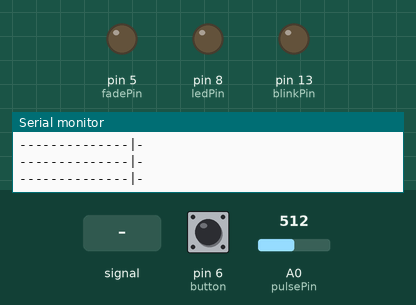
Bench run of a sketch on a simulated Arduino Uno, built with avr-gcc and run on an emulated ATmega328P. Parts: output pins drawn as LEDs (lit = HIGH), the last lines printed to the serial monitor. Dashed ring = blinking. The test bench sets the inputs (shaded band); at power-on: A0 (pulsePin) = 512, pin 6 (button) LOW.

Above: at 1.2 s.
1.3 s: A0 (pulsePin) fed a 200 Hz sine of ±255 counts around its level
At 2.29 s:
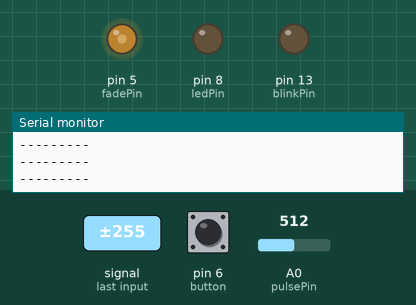
4.3 s: A0 (pulsePin) set to 716
At 5.2 s:
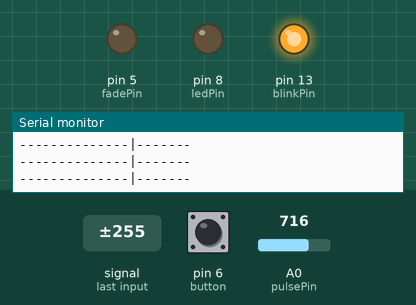
6.2 s: pin 6 (button) pulled HIGH for 0.15 s
At 6.5 s:
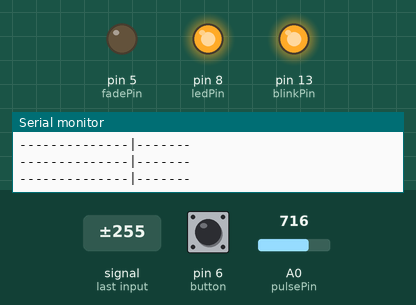
7.8 s: A0 (pulsePin) fed a 2 Hz sine of ±306 counts around its level
At 10.51 s:
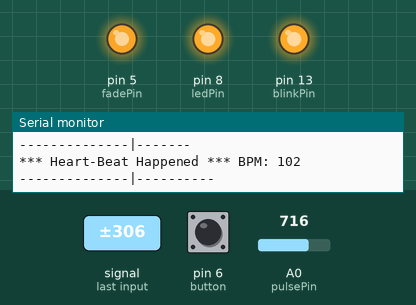
10.8 s: A0 (pulsePin) fed a 50 Hz sine of ±306 counts around its level
At 12.37 s:
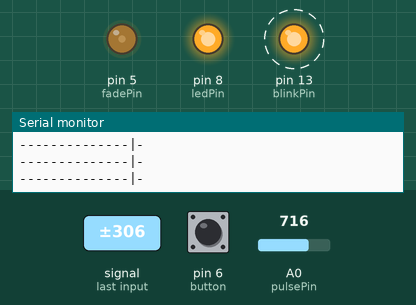
13.8 s: A0 (pulsePin) set to 726
At 14.15 s:
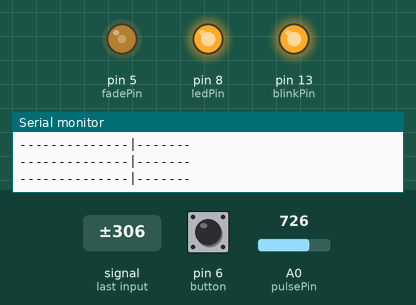
Timing chart, 0 to 16.7 s (numbered marks = the images above; inputs shaded):
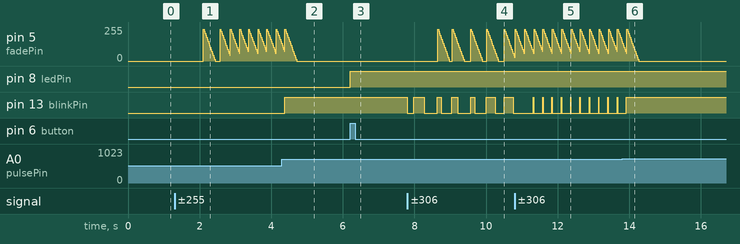

The sketch:

HeartEmergencyKit.ino
```cpp
/*  Pulse Sensor Amped 1.4    by Joel Murphy and Yury Gitman   http://www.pulsesensor.com

  ----------------------  Notes ----------------------  ----------------------
  This code:
  1) Blinks an LED to User's Live Heartbeat   PIN 13
  2) Fades an LED to User's Live HeartBeat
  3) Determines BPM
  4) Prints All of the Above to Serial

  Read Me:
  https://github.com/WorldFamousElectronics/PulseSensor_Amped_Arduino/blob/master/README.md
  ----------------------       ----------------------  ----------------------
*/

#include <SoftwareSerial.h>

//  Variables
int pulsePin = 0;                 // Pulse Sensor purple wire connected to analog pin 0
int blinkPin = 13;                // pin to blink led at each beat
int fadePin = 5;                  // pin to do fancy classy fading blink at each beat
int fadeRate = 0;                 // used to fade LED on with PWM on fadePin
int button = 6;
boolean pressed = false;
int ledPin = 8;

int bluetoothTx = 10;
int bluetoothRx = 11;
boolean wearing = false;
boolean emergency_low = false;
boolean emergency_high = false;


// Volatile Variables, used in the interrupt service routine!
volatile int BPM;                   // int that holds raw Analog in 0. updated every 2mS
volatile int Signal;                // holdsthe incoming raw data
volatile int IPI = 600;             // int that holds the time interval between beats! Must be seeded!
volatile boolean Pulse = false;     // "True" when User's live heartbeat is detected. "False" when not a "live beat".
volatile boolean QS = false;        // becomes true when Arduino finds a beat.

// Regards Serial OutPut  -- Set This Up to your needs
static boolean serialVisual = true;   // Set to 'false' by Default.  Re-set to 'true' to see Arduino Serial Monitor ASCII Visual Pulse

SoftwareSerial bluetooth(bluetoothTx, bluetoothRx);

void setup() {
  pinMode(blinkPin, OUTPUT);        // pin that will blink to your heartbeat!
  pinMode(fadePin, OUTPUT);         // pin that will fade to your heartbeat!
  pinMode(button, INPUT);
  pinMode(ledPin, OUTPUT);

  Serial.begin(115200);             // we agree to talk fast!
  bluetooth.begin(115200);
  interruptSetup();                 // sets up to read Pulse Sensor signal every 2mS
  // IF YOU ARE POWERING The Pulse Sensor AT VOLTAGE LESS THAN THE BOARD VOLTAGE,
  // UN-COMMENT THE NEXT LINE AND APPLY THAT VOLTAGE TO THE A-REF PIN
  //   analogReference(EXTERNAL);
}


//  Where the Magic Happens
void loop() {

  serialOutput() ;

  if (QS == true) {    // A Heartbeat Was Found
    // BPM and IPI have been Determined
    // Quantified Self "QS" true when arduino finds a heartbeat
    fadeRate = 255;         // Makes the LED Fade Effect Happen
    // Set 'fadeRate' Variable to 255 to fade LED with pulse
    serialOutputWhenBeatHappens();   // A Beat Happened, Output that to serial.
    QS = false;                      // reset the Quantified Self flag for next time
  }


  ledFadeToBeat();                      // Makes the LED Fade Effect Happen'

  // Detect touchbutton pressed.
  if (digitalRead(button) == HIGH) {
    if (!pressed) {
      if (wearing == true) {
        wearing = false;
        digitalWrite(ledPin, LOW);

      } else if (wearing == false) {
        wearing = true;
        digitalWrite(ledPin, HIGH);

      }
      pressed = true;
    }
  } else if (digitalRead(button) == LOW && pressed == true) {
    pressed = false;

  }
  checkEmergency();
  delay(20);                             //  take a break
}


void ledFadeToBeat() {
  fadeRate -= 15;                         //  set LED fade value
  fadeRate = constrain(fadeRate, 0, 255); //  keep LED fade value from going into negative numbers!
  analogWrite(fadePin, fadeRate);         //  fade LED
}
```

AllSerialHandling.ino
```cpp
//////////
/////////  All Serial Handling Code,
/////////  It's Changeable with the 'serialVisual' variable
/////////  Set it to 'true' or 'false' when it's declared at start of code.
/////////

void serialOutput() {  // Decide How To Output Serial.
  if (serialVisual == true) {
    arduinoSerialMonitorVisual('-', Signal);   // goes to function that makes Serial Monitor Visualizer
  } else {
    sendDataToSerial('S', Signal);     // goes to sendDataToSerial function
  }
}


//  Decides How To OutPut BPM and IPI Data
void serialOutputWhenBeatHappens() {
  if (serialVisual == true) {           //  Code to Make the Serial Monitor Visualizer Work
    Serial.print("*** Heart-Beat Happened *** ");  //ASCII Art Madness
    Serial.print("BPM: ");
    Serial.print(BPM);
    Serial.print("  ");
  } else {
    sendDataToSerial('B', BPM);  // send heart rate with a 'B' prefix
    sendDataToSerial('Q', IPI);  // send time between beats with a 'Q' prefix
  }
  sendBluetoothData('B', BPM);

}


//  Sends Data to Pulse Sensor Processing App, Native Mac App, or Third-party Serial Readers.
void sendDataToSerial(char symbol, int data ) {
  Serial.print(symbol);

  Serial.println(data);
}

//  Sends Data to Pulse Sensor Processing App, Native Mac App, or Third-party Serial Readers.
void sendBluetoothData(char symbol, int data ) {
  bluetooth.print(symbol);

  bluetooth.print(data);
  bluetooth.print('#');
}


//  Code to Make the Serial Monitor Visualizer Work
void arduinoSerialMonitorVisual(char symbol, int data ) {
  const int sensorMin = 0;      // sensor minimum, discovered through experiment
  const int sensorMax = 1024;    // sensor maximum, discovered through experiment

  int sensorReading = data;
  // map the sensor range to a range of 12 options:
  int range = map(sensorReading, sensorMin, sensorMax, 0, 11);

  // do something different depending on the
  // range value:
  switch (range) {
    case 0:
      Serial.println("");     /////ASCII Art Madness
      break;
    case 1:
      Serial.println("---");
      break;
    case 2:
      Serial.println("------");
      break;
    case 3:
      Serial.println("---------");
      break;
    case 4:
      Serial.println("------------");
      break;
    case 5:
      Serial.println("--------------|-");
      break;
    case 6:
      Serial.println("--------------|---");
      break;
    case 7:
      Serial.println("--------------|-------");
      break;
    case 8:
      Serial.println("--------------|----------");
      break;
    case 9:
      Serial.println("--------------|----------------");
      break;
    case 10:
      Serial.println("--------------|-------------------");
      break;
    case 11:
      Serial.println("--------------|-----------------------");
      break;

  }
}
```

EmergencyHandling.ino
```cpp
//////////
/////////  All Emergency Handling Code
/////////

int LOWER_THRESHOLD = 40;
int UPPER_THRESHOLD = 120;

void checkEmergency() {
  if (wearing) {
    if (BPM < LOWER_THRESHOLD && emergency_low == false) {
      emergency_low = true;
      sendBluetoothData('L', BPM );
    }
    else if (BPM > UPPER_THRESHOLD && emergency_high == false) {
      emergency_high = true;
      sendBluetoothData('H', BPM );
    }
    else if (BPM >= LOWER_THRESHOLD && emergency_low == true) {
      emergency_low = false;
      sendBluetoothData('X', BPM );
    }
    else if (BPM <= UPPER_THRESHOLD && emergency_high == true) {
      emergency_high = false;
      sendBluetoothData('Y', BPM );
    }
  }
}
```

Interrupt.ino
```cpp
int seed = 700;

volatile int rate[10];                    // array to hold last ten IPI values
volatile unsigned long sampleCounter = 0;          // used to determine pulse timing
volatile unsigned long lastBeatTime = 0;           // used to find IPI
volatile int P = seed;                     // used to find peak in pulse wave, seeded
volatile int T = seed;                     // used to find trough in pulse wave, seeded
volatile int thresh = seed;                // used to find instant moment of heart beat, seeded
volatile int amp = 100;                   // used to hold amplitude of pulse waveform, seeded
volatile boolean firstBeat = true;        // used to seed rate array so we startup with reasonable BPM
volatile boolean secondBeat = false;      // used to seed rate array so we startup with reasonable BPM


void interruptSetup() {
  // Initializes Timer2 to throw an interrupt every 2mS.
  TCCR2A = 0x02;     // DISABLE PWM ON DIGITAL PINS 3 AND 11, AND GO INTO CTC MODE
  TCCR2B = 0x06;     // DON'T FORCE COMPARE, 256 PRESCALER
  OCR2A = 0X7C;      // SET THE TOP OF THE COUNT TO 124 FOR 500Hz SAMPLE RATE
  TIMSK2 = 0x02;     // ENABLE INTERRUPT ON MATCH BETWEEN TIMER2 AND OCR2A
  sei();             // MAKE SURE GLOBAL INTERRUPTS ARE ENABLED
}


// THIS IS THE TIMER 2 INTERRUPT SERVICE ROUTINE.
// Timer 2 makes sure that we take a reading every 2 miliseconds
ISR(TIMER2_COMPA_vect) {                        // triggered when Timer2 counts to 124
  cli();                                      // disable interrupts while we do this
  Signal = analogRead(pulsePin);              // read the Pulse Sensor
  sampleCounter += 2;                         // keep track of the time in mS with this variable
  int N = sampleCounter - lastBeatTime;       // monitor the time since the last beat to avoid noise

  //  find the peak and trough of the pulse wave
  if (Signal < thresh && N > (IPI / 5) * 3) { // avoid dichrotic noise by waiting 3/5 of last IPI
    if (Signal < T) {                       // T is the trough
      T = Signal;                         // keep track of lowest point in pulse wave
    }
  }

  if (Signal > thresh && Signal > P) {        // thresh condition helps avoid noise
    P = Signal;                             // P is the peak
  }                                        // keep track of highest point in pulse wave

  //  NOW IT'S TIME TO LOOK FOR THE HEART BEAT
  // signal surges up in value every time there is a pulse
  if (N > 250) {                                  // avoid high frequency noise
    if ( (Signal > thresh) && (Pulse == false) && (N > (IPI / 5) * 3) ) {
      Pulse = true;                               // set the Pulse flag when we think there is a pulse
      digitalWrite(blinkPin, HIGH);               // turn on pin 13 LED
      IPI = sampleCounter - lastBeatTime;         // measure time between beats in mS
      lastBeatTime = sampleCounter;               // keep track of time for next pulse

      if (secondBeat) {                      // if this is the second beat, if secondBeat == TRUE
        secondBeat = false;                  // clear secondBeat flag
        for (int i = 0; i <= 9; i++) {       // seed the running total to get a realisitic BPM at startup
          rate[i] = IPI;
        }
      }

      if (firstBeat) {                       // if it's the first time we found a beat, if firstBeat == TRUE
        firstBeat = false;                   // clear firstBeat flag
        secondBeat = true;                   // set the second beat flag
        sei();                               // enable interrupts again
        return;                              // IPI value is unreliable so discard it
      }


      // keep a running total of the last 10 IPI values
      word runningTotal = 0;                  // clear the runningTotal variable

      for (int i = 0; i <= 8; i++) {          // shift data in the rate array
        rate[i] = rate[i + 1];                // and drop the oldest IPI value
        runningTotal += rate[i];              // add up the 9 oldest IPI values
      }

      rate[9] = IPI;                          // add the latest IPI to the rate array
      runningTotal += rate[9];                // add the latest IPI to runningTotal
      runningTotal /= 10;                     // average the last 10 IPI values
      BPM = 60000 / runningTotal;             // how many beats can fit into a minute? that's BPM!
      QS = true;                              // set Quantified Self flag
      // QS FLAG IS NOT CLEARED INSIDE THIS ISR
    }
  }

  if (Signal < thresh && Pulse == true) {  // when the values are going down, the beat is over
    digitalWrite(blinkPin, LOW);           // turn off pin 13 LED
    Pulse = false;                         // reset the Pulse flag so we can do it again
    amp = P - T;                           // get amplitude of the pulse wave
    thresh = amp / 2 + T;                  // set thresh at 50% of the amplitude
    P = thresh;                            // reset these for next time
    T = thresh;
  }

  // Reset of all the global variables
  if (N > 2500) {                          // if 2.5 seconds go by without a beat
    thresh = seed;                          // set thresh default
    P = seed;                               // set P default
    T = seed;                               // set T default
    lastBeatTime = sampleCounter;          // bring the lastBeatTime up to date
    firstBeat = true;                      // set these to avoid noise
    secondBeat = false;                    // when we get the heartbeat back
  }

  sei();                                   // enable interrupts when youre done!
}// end isr
```

Source omitted: Timer_Interrupt_Notes.ino (7678 bytes)

Measured:
- the behaviour switches between 716 and 717 on A0 (pulsePin) (found by bisection; images 5 and 6)
- after the input at 4.3 s, pin 13 (blinkPin): LOW → HIGH after 0.07 s
- after the input at 6.2 s, pin 8 (ledPin): LOW → HIGH at once
- after the input at 7.8 s, pin 5 (fadePin): ramps from 240/255 to 0/255 and jumps back, once every 0.47 s; pin 13 (blinkPin): HIGH → LOW at once, → HIGH 0.18 s later, → LOW 0.30 s later, → HIGH 0.37 s later, … (13 changes in this stretch)
- after the input at 10.8 s, pin 13 (blinkPin): alternates HIGH for 0.01 s and LOW for 0.25 s, starting after 0.52 s
- after the input at 13.8 s, pin 13 (blinkPin): goes on until 13.9 s, then stays HIGH
